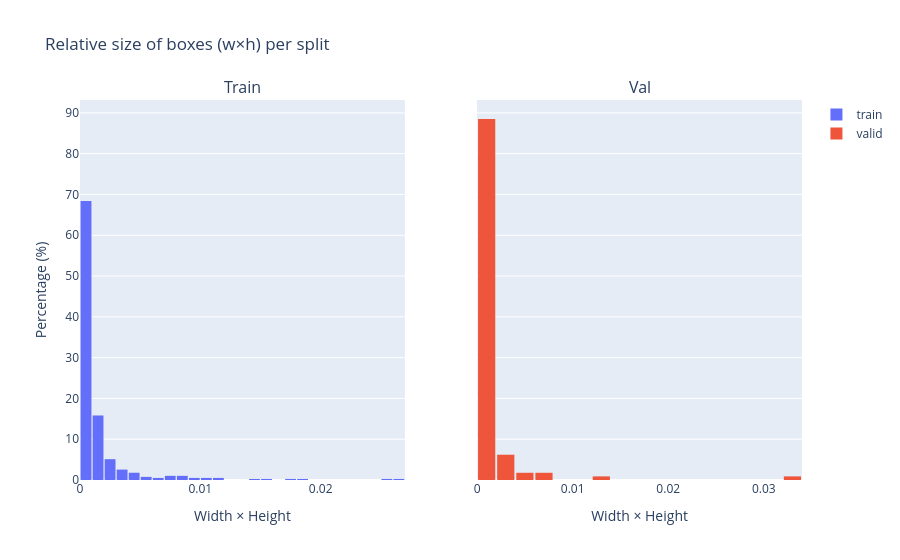

The cell this chart's notebook holds for it:
### Code cell
fig = make_subplots(rows=1, cols=2, subplot_titles=["Train", "Val"], shared_xaxes=True, shared_yaxes=True)

for i, split in enumerate(["train", "valid"], 1):
    rel_size = np.array(split_data[split]["w"]) * np.array(split_data[split]["h"])
    fig.add_trace(go.Histogram(x=rel_size, name=split, nbinsx=30, histnorm="percent"), row=1, col=i)

fig.update_layout(title="Relative size of boxes (w×h) per split", bargap=0.1)
fig.update_xaxes(title_text="Width × Height")
fig.update_yaxes(title_text="Percentage (%)", col=1)
fig.show()

### Figure 1 — Plotly figure (JSON) as saved in the notebook; plotly's stock layout.template omitted (floating-point values rounded to 4 significant figures; data arrays with more than 128 entries replaced by an {"elided": "..."} marker saying what was removed)
{"data": [{"histnorm": "percent", "name": "train", "nbinsx": 30, "type": "histogram", "x": {"elided": "392 float values"}, "xaxis": "x", "yaxis": "y"}, {"histnorm": "percent", "name": "valid", "nbinsx": 30, "type": "histogram", "x": [0.0007028, 0.000175, 0.0003089, 0.0001931, 0.0007302, 0.0003274, 0.002316, 0.002836, 0.0002896, 0.001019, 0.0004628, 0.0002925, 0.0004787, 0.001296, 0.0003687, 0.003885, 0.0006915, 0.0004738, 0.0003715, 0.0005213, 0.0006996, 0.0008211, 0.0004975, 0.0004356, 0.0004361, 0.000811, 0.0005737, 0.0006553, 0.001907, 0.001092, 0.0007289, 0.0008071, 0.0005033, 0.0009596, 0.004051, 0.000864, 0.0003239, 0.0005297, 0.0006289, 0.0002885, 0.001449, 0.000273, 0.001369, 0.0003733, 0.003348, 0.0007778, 0.001041, 0.0007689, 0.0007643, 0.0006341, 0.0003597, 0.001709, 0.0002407, 0.0008043, 0.001274, 0.0005799, 0.0002266, 0.0003839, 0.003174, 0.000266, 0.001248, 0.001588, 0.0001846, 0.0004788, 0.0004586, 0.0008062, 0.0004803, 0.0008721, 0.0006474, 0.002117, 0.0003692, 0.0004091, 0.0001818, 0.0004495, 0.0005233, 0.0004436, 0.0006332, 0.01335, 0.0001693, 0.00411, 0.0002977, 0.0008784, 0.0003468, 0.000464, 0.0003546, 0.002132, 0.0002795, 0.0005674, 0.0002965, 0.0004163, 0.0002279, 0.03276, 0.0002249, 0.0002722, 0.0003732, 0.0006472, 0.0001115, 0.0003282, 0.006386, 0.0004509, 0.001512, 0.00612, 0.00032, 0.0005026, 0.0003245, 0.0005633, 0.0006294, 0.0002926, 0.001089, 0.0004575, 0.0003407, 0.000625, 0.0003457], "xaxis": "x2", "yaxis": "y2"}], "layout": {"annotations": [{"font": {"size": 16}, "showarrow": false, "text": "Train", "x": 0.225, "xanchor": "center", "xref": "paper", "y": 1, "yanchor": "bottom", "yref": "paper"}, {"font": {"size": 16}, "showarrow": false, "text": "Val", "x": 0.775, "xanchor": "center", "xref": "paper", "y": 1, "yanchor": "bottom", "yref": "paper"}], "bargap": 0.1, "title": {"text": "Relative size of boxes (w×h) per split"}, "xaxis": {"anchor": "y", "domain": [0, 0.45], "title": {"text": "Width × Height"}}, "xaxis2": {"anchor": "y2", "domain": [0.55, 1], "title": {"text": "Width × Height"}}, "yaxis": {"anchor": "x", "domain": [0, 1], "title": {"text": "Percentage (%)"}}, "yaxis2": {"anchor": "x2", "domain": [0, 1], "matches": "y", "showticklabels": false}}}
